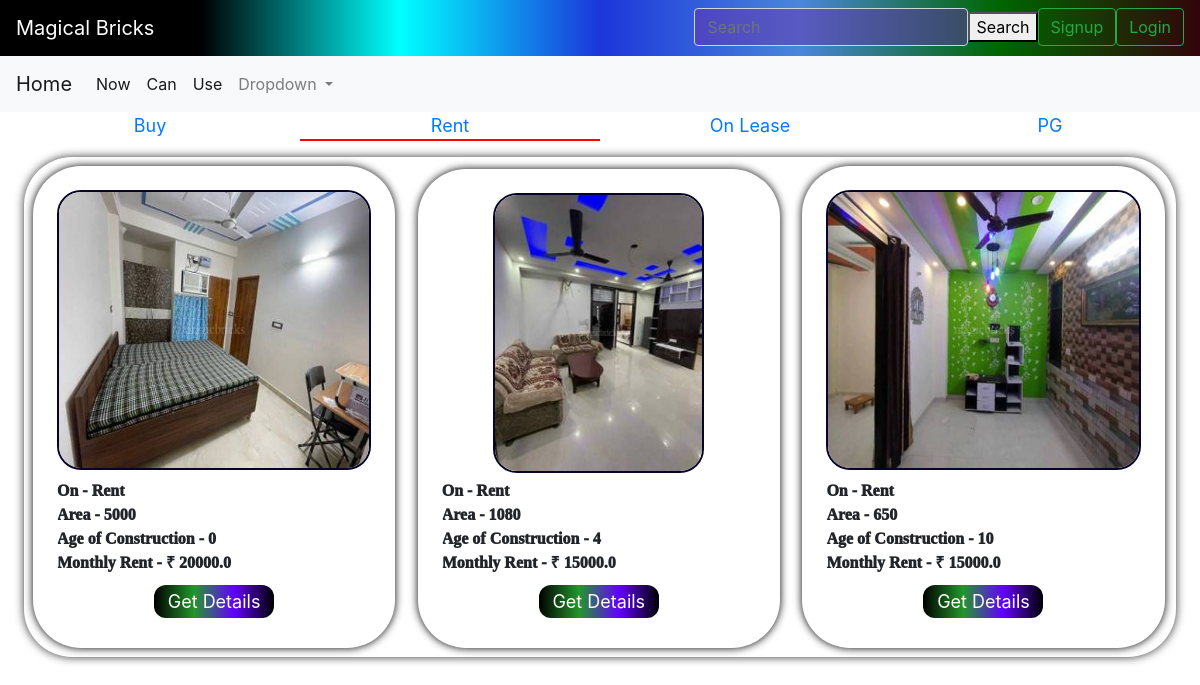
The page /properties?category=3 on the database its author committed.
### bricks/models.py (models this page shows, shortened)
class category(models.Model):
    cat=models.CharField(max_length=50)
    def __str__(self) :
        return self.cat

class built(models.Model):
    name=models.CharField(max_length=500,blank=False,null=True,default=None)
    owner_phone=models.IntegerField(null=True, blank=False)
    owner_name=models.CharField(max_length=500,blank=False,null=True,default=None)
    owner_mail=models.EmailField(max_length=500,blank=False,null=True)
    cat=models.ForeignKey("category", null=True , on_delete=models.CASCADE, default=None)
    area=models.IntegerField()
    floors=models.IntegerField()
    status=models.CharField(max_length=50,choices=st)
    faces=models.CharField(choices=direction, max_length=50, blank=False)
    p_type=models.CharField(max_length=10, default="Built")
    furnished_status=models.CharField(max_length=50,choices=state, blank=False, null=True)
    type_of_ownership=models.CharField(max_length=50,choices=too)
    price=models.FloatField(default=0,null=True)
    age=models.IntegerField()
    address=models.CharField(max_length=200, blank= False, default=None, null=True, unique=True)
    image=models.ImageField(upload_to='images/')

### bricks/views.py (the view)
# urls.py: path('properties',views.properties,name='properties'),
def properties(request):
    x=request.GET.get('category')
    obj=get_object_or_404(category, pk=x)
    p=land.objects.filter(cat__cat=obj.cat)
    q=built.objects.filter(cat__cat=obj.cat)
    y=category.objects.all()
    print(p.count())
    return render(request,'bricks/properties.html',{"obj":p,"obj2":q,"y":y,"current_cat":obj.cat})

### bricks/templates/bricks/properties.html (shortened to what this page needs)
<!DOCTYPE html>
<html lang="en">
<head>
  {% load static %}
  <link rel="stylesheet" href="{% static 'bricks/style_properties.css' %}" />
</head>
<body>
  {% include "bricks/navbar.html" %}
  <div class="main">
    {% if y %} {% for x in y %}
    <a href="{% url 'properties' %}?category={{x.id}}" id="cat">
      {% if current_cat %}
      {% if current_cat == x.cat %}
      <div class="heading" style="border-bottom: 0.2vw solid red;">{{x.cat}}</div>
      {% else %}
      <div class="heading">{{x.cat}}</div>
      {% endif %}
      {% else %}
      <div class="heading">{{x.cat}}</div>
      {% endif %}
    </a>
    {% endfor %} {% endif %}
  </div>
  <div class="properties" >
    {% if obj2 %}
    {% for y in obj2 %}
    <div  class="property">
      <div class="imgs"><img  src="{{y.image.url}}" alt=""></div>
      <div class="info_items">On - {{y.cat}}</div>
      <div class="info_items">Area - {{y.area}}</div>
      <div class="info_items">Age of Construction - {{y.age}}</div>
      {% if y.cat.cat == "Rent" or y.cat.cat == "PG" %}
      <div class="info_items">Monthly Rent - &#8377 {{y.price}}</div>
      {% else %}
      <div class="info_items">Price - &#8377 {{y.price}}</div>
      {% endif %}
      <a href="{% url 'property_details' y.id %}?p_type={{y.p_type}}" id="details_button">
        <div id="details_button">
          Get Details
        </div>
      </a>
    </div>
    {% endfor %}
    {% endif %}
  </div>
</body>
</html>

### bricks/static/bricks/style_properties.css (style rules this page uses)
.main { display: flex; }
#cat { flex: 1; font-size: 1.5vw; }
.heading { margin: auto; justify-content: center; text-align: center; }
.properties { border-color: black; border-width: 1vw; display: block; background-color: #fff; border-radius: 4vw; box-shadow: 0 0 10px rgba(0, 0, 0, 0.8); margin: 2vh 2vw; width: auto; height: fit-content; }
.property { display: inline-block; justify-items: center; background-color: #fff; box-shadow: 0 0 0.75vw rgb(5, 0, 0); border-radius: 4vw; margin: 0.75vw; padding: 3vh 3vh; height: fit-content; width: 31.44%; }
.info_items { display: flex; border-radius: 2vw; overflow: hidden; height: fit-content; box-sizing: border-box; width: 100%; font-family: cursive; font-weight: 1000; }
.imgs { border: 0.2vw solid rgb(6, 4, 40); ; border-radius: 2vw; display: inline-flex; overflow: hidden; box-sizing: border-box; width: 100%; height: 35vh; margin-bottom: 3%; }
.imgs>img { width: 100%; object-fit: fill; }
#details_button { text-decoration: none; display: flex; margin: 3% auto; padding: auto; height: 2.5vw; text-align: center; justify-content: center; font-size: 1.5vw; ; color: white; width: 10vw; border-radius: 1vw; background: linear-gradient(90deg, rgb(0, 0, 0), rgb(36, 150, 43), rgb(98, 0, 255), rgb(0, 0, 0)); }

### rows shown on the page
category: cat "Buy"
category: cat "Rent"
category: cat "On Lease"
category: cat "PG"
built: image (picture), cat "Rent", area "5000", age "0", price "20000.0"
built: image (picture), cat "Rent", area "1080", age "4", price "15000.0"
built: image (picture), cat "Rent", area "650", age "10", price "15000.0"
